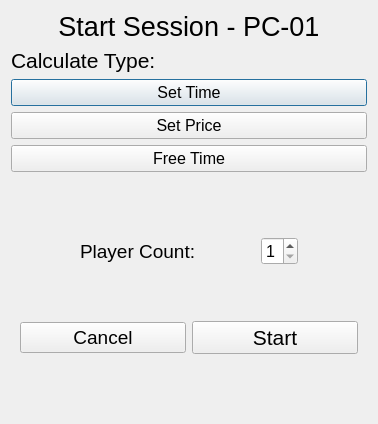
<?xml version="1.0" encoding="UTF-8"?>
<ui version="4.0">
 <class>StartSessionDialog</class>
 <widget class="QDialog" name="StartSessionDialog">
  <property name="geometry">
   <rect>
    <x>0</x>
    <y>0</y>
    <width>376</width>
    <height>424</height>
   </rect>
  </property>
  <property name="windowTitle">
   <string>Dialog</string>
  </property>
  <layout class="QVBoxLayout" name="verticalLayout">
   <item>
    <widget class="QLabel" name="label">
     <property name="font">
      <font>
       <pointsize>20</pointsize>
      </font>
     </property>
     <property name="text">
      <string>Start Session - PC-01</string>
     </property>
     <property name="alignment">
      <set>Qt::AlignmentFlag::AlignCenter</set>
     </property>
    </widget>
   </item>
   <item>
    <widget class="QLabel" name="label_calculate_type">
     <property name="font">
      <font>
       <pointsize>16</pointsize>
      </font>
     </property>
     <property name="text">
      <string>Calculate Type:</string>
     </property>
    </widget>
   </item>
   <item>
    <widget class="QPushButton" name="pushButton_set_time">
     <property name="font">
      <font>
       <pointsize>12</pointsize>
      </font>
     </property>
     <property name="text">
      <string>Set Time</string>
     </property>
    </widget>
   </item>
   <item>
    <widget class="QPushButton" name="pushButton_set_price">
     <property name="font">
      <font>
       <pointsize>12</pointsize>
      </font>
     </property>
     <property name="text">
      <string>Set Price</string>
     </property>
    </widget>
   </item>
   <item>
    <widget class="QPushButton" name="pushButton_free_time">
     <property name="font">
      <font>
       <pointsize>12</pointsize>
      </font>
     </property>
     <property name="text">
      <string>Free Time</string>
     </property>
    </widget>
   </item>
   <item>
    <widget class="QStackedWidget" name="stackedWidget">
     <property name="currentIndex">
      <number>2</number>
     </property>
     <widget class="QWidget" name="page">
      <layout class="QVBoxLayout" name="verticalLayout_2">
       <item>
        <layout class="QHBoxLayout" name="horizontalLayout_2">
         <item>
          <widget class="QLabel" name="label_time">
           <property name="font">
            <font>
             <pointsize>16</pointsize>
            </font>
           </property>
           <property name="text">
            <string>Time:</string>
           </property>
           <property name="alignment">
            <set>Qt::AlignmentFlag::AlignCenter</set>
           </property>
          </widget>
         </item>
         <item>
          <widget class="QTimeEdit" name="timeEdit_time">
           <property name="font">
            <font>
             <pointsize>14</pointsize>
            </font>
           </property>
           <property name="alignment">
            <set>Qt::AlignmentFlag::AlignCenter</set>
           </property>
           <property name="displayFormat">
            <string notr="true">hh:mm</string>
           </property>
           <property name="time">
            <time>
             <hour>1</hour>
             <minute>0</minute>
             <second>0</second>
            </time>
           </property>
          </widget>
         </item>
        </layout>
       </item>
       <item>
        <layout class="QHBoxLayout" name="horizontalLayout_3">
         <item>
          <widget class="QPushButton" name="pushButton_30Min">
           <property name="font">
            <font>
             <pointsize>12</pointsize>
            </font>
           </property>
           <property name="text">
            <string>30 Min</string>
           </property>
          </widget>
         </item>
         <item>
          <widget class="QPushButton" name="pushButton_1Hour">
           <property name="font">
            <font>
             <pointsize>12</pointsize>
            </font>
           </property>
           <property name="text">
            <string>1 Hour</string>
           </property>
          </widget>
         </item>
         <item>
          <widget class="QPushButton" name="pushButton_1_5Hour">
           <property name="font">
            <font>
             <pointsize>12</pointsize>
            </font>
           </property>
           <property name="text">
            <string>1.5 Hour</string>
           </property>
          </widget>
         </item>
         <item>
          <widget class="QPushButton" name="pushButton_2Hour">
           <property name="font">
            <font>
             <pointsize>12</pointsize>
            </font>
           </property>
           <property name="text">
            <string>2 Hour</string>
           </property>
          </widget>
         </item>
        </layout>
       </item>
       <item>
        <layout class="QHBoxLayout" name="horizontalLayout">
         <item>
          <widget class="QPushButton" name="pushButton_cancel1">
           <property name="font">
            <font>
             <pointsize>14</pointsize>
            </font>
           </property>
           <property name="text">
            <string>Cancel</string>
           </property>
          </widget>
         </item>
         <item>
          <widget class="QPushButton" name="pushButton_Start1">
           <property name="font">
            <font>
             <pointsize>16</pointsize>
            </font>
           </property>
           <property name="text">
            <string>Start</string>
           </property>
          </widget>
         </item>
        </layout>
       </item>
      </layout>
     </widget>
     <widget class="QWidget" name="page_2">
      <layout class="QVBoxLayout" name="verticalLayout_3">
       <item>
        <layout class="QHBoxLayout" name="horizontalLayout_5">
         <item>
          <widget class="QLabel" name="label_price">
           <property name="font">
            <font>
             <pointsize>14</pointsize>
            </font>
           </property>
           <property name="text">
            <string>Price:</string>
           </property>
          </widget>
         </item>
         <item>
          <spacer name="horizontalSpacer_3">
           <property name="orientation">
            <enum>Qt::Orientation::Horizontal</enum>
           </property>
           <property name="sizeHint" stdset="0">
            <size>
             <width>40</width>
             <height>20</height>
            </size>
           </property>
          </spacer>
         </item>
         <item>
          <widget class="QLineEdit" name="lineEdit_price">
           <property name="font">
            <font>
             <pointsize>12</pointsize>
            </font>
           </property>
           <property name="alignment">
            <set>Qt::AlignmentFlag::AlignCenter</set>
           </property>
           <property name="readOnly">
            <bool>false</bool>
           </property>
           <property name="placeholderText">
            <string>100,000</string>
           </property>
          </widget>
         </item>
         <item>
          <spacer name="horizontalSpacer_4">
           <property name="orientation">
            <enum>Qt::Orientation::Horizontal</enum>
           </property>
           <property name="sizeHint" stdset="0">
            <size>
             <width>40</width>
             <height>20</height>
            </size>
           </property>
          </spacer>
         </item>
         <item>
          <widget class="QSpinBox" name="spinBox_player_count1">
           <property name="font">
            <font>
             <pointsize>12</pointsize>
            </font>
           </property>
           <property name="minimum">
            <number>1</number>
           </property>
           <property name="maximum">
            <number>4</number>
           </property>
          </widget>
         </item>
         <item>
          <spacer name="horizontalSpacer_5">
           <property name="orientation">
            <enum>Qt::Orientation::Horizontal</enum>
           </property>
           <property name="sizeHint" stdset="0">
            <size>
             <width>40</width>
             <height>20</height>
            </size>
           </property>
          </spacer>
         </item>
        </layout>
       </item>
       <item>
        <widget class="QPushButton" name="pushButton_calculate">
         <property name="font">
          <font>
           <pointsize>12</pointsize>
          </font>
         </property>
         <property name="text">
          <string>Calculate</string>
         </property>
        </widget>
       </item>
       <item>
        <widget class="QLCDNumber" name="lcdNumber_calculate_result">
         <property name="minimumSize">
          <size>
           <width>100</width>
           <height>50</height>
          </size>
         </property>
         <property name="font">
          <font>
           <pointsize>16</pointsize>
          </font>
         </property>
        </widget>
       </item>
       <item>
        <layout class="QHBoxLayout" name="horizontalLayout_6">
         <item>
          <widget class="QPushButton" name="pushButton_cancel2">
           <property name="font">
            <font>
             <pointsize>14</pointsize>
            </font>
           </property>
           <property name="text">
            <string>Cancel</string>
           </property>
          </widget>
         </item>
         <item>
          <widget class="QPushButton" name="pushButton_start2">
           <property name="font">
            <font>
             <pointsize>16</pointsize>
            </font>
           </property>
           <property name="text">
            <string>Start</string>
           </property>
          </widget>
         </item>
        </layout>
       </item>
      </layout>
     </widget>
     <widget class="QWidget" name="page_3">
      <layout class="QVBoxLayout" name="verticalLayout_4">
       <item>
        <layout class="QHBoxLayout" name="horizontalLayout_8">
         <item>
          <spacer name="horizontalSpacer_2">
           <property name="orientation">
            <enum>Qt::Orientation::Horizontal</enum>
           </property>
           <property name="sizeHint" stdset="0">
            <size>
             <width>40</width>
             <height>20</height>
            </size>
           </property>
          </spacer>
         </item>
         <item>
          <widget class="QLabel" name="label_player_count">
           <property name="font">
            <font>
             <pointsize>14</pointsize>
            </font>
           </property>
           <property name="text">
            <string>Player Count:</string>
           </property>
          </widget>
         </item>
         <item>
          <spacer name="horizontalSpacer_6">
           <property name="orientation">
            <enum>Qt::Orientation::Horizontal</enum>
           </property>
           <property name="sizeHint" stdset="0">
            <size>
             <width>40</width>
             <height>20</height>
            </size>
           </property>
          </spacer>
         </item>
         <item>
          <widget class="QSpinBox" name="spinBox_player_count2">
           <property name="font">
            <font>
             <pointsize>12</pointsize>
            </font>
           </property>
           <property name="minimum">
            <number>1</number>
           </property>
           <property name="maximum">
            <number>4</number>
           </property>
          </widget>
         </item>
         <item>
          <spacer name="horizontalSpacer">
           <property name="orientation">
            <enum>Qt::Orientation::Horizontal</enum>
           </property>
           <property name="sizeHint" stdset="0">
            <size>
             <width>40</width>
             <height>20</height>
            </size>
           </property>
          </spacer>
         </item>
        </layout>
       </item>
       <item>
        <layout class="QHBoxLayout" name="horizontalLayout_7">
         <item>
          <widget class="QPushButton" name="pushButton_cancel2_2">
           <property name="font">
            <font>
             <pointsize>14</pointsize>
            </font>
           </property>
           <property name="text">
            <string>Cancel</string>
           </property>
          </widget>
         </item>
         <item>
          <widget class="QPushButton" name="pushButton_start2_2">
           <property name="font">
            <font>
             <pointsize>16</pointsize>
            </font>
           </property>
           <property name="text">
            <string>Start</string>
           </property>
          </widget>
         </item>
        </layout>
       </item>
      </layout>
     </widget>
    </widget>
   </item>
  </layout>
 </widget>
 <resources/>
 <connections/>
</ui>
